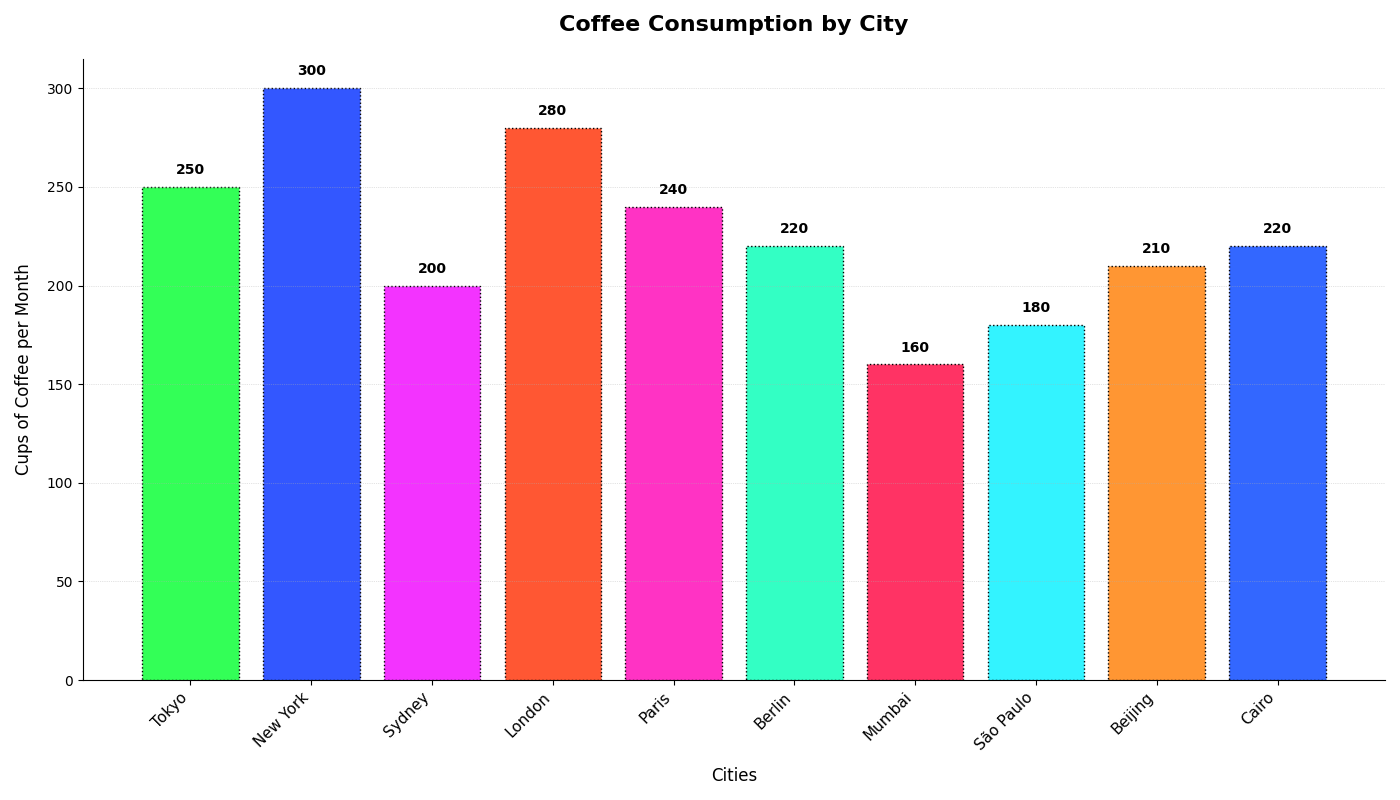

Here is the Python script that generated this plot:
import matplotlib.pyplot as plt
import numpy as np

cities = ['Tokyo', 'New York', 'Sydney', 'London', 'Paris', 'Berlin', 'Mumbai', 'São Paulo', 'Beijing', 'Cairo']
coffee_consumption = [250, 300, 200, 280, 240, 220, 160, 180, 210, 220]

fig, ax = plt.subplots(figsize=(14, 8))

colors = ['#33FF57', '#3357FF', '#F333FF', '#FF5733', '#FF33C4', '#33FFC4', '#FF3364', '#33F3FF', '#FF9633', '#3367FF']

edge_styles = ['dotted', 'dashed', 'dashdot', 'solid', 'dotted', 'dashed', 'dashdot', 'solid', 'dotted', 'dashed']

bars = ax.bar(cities, coffee_consumption, color=colors, edgecolor='black', linestyle=edge_styles[0])

for bar, consumption in zip(bars, coffee_consumption):
    yval = bar.get_height()
    ax.text(bar.get_x() + bar.get_width() / 2, yval + 5, f'{consumption}', ha='center', va='bottom', fontsize=10, fontweight='bold', color='black')

ax.set_title('Coffee Consumption by City', fontsize=16, fontweight='bold', pad=20)
ax.set_xlabel('Cities', fontsize=12, labelpad=10)
ax.set_ylabel('Cups of Coffee per Month', fontsize=12, labelpad=10)

ax.set_xticks(np.arange(len(cities)))
ax.set_xticklabels(cities, rotation=45, ha='right', fontsize=11)

ax.yaxis.grid(True, linestyle=':', linewidth=0.5, alpha=0.7)

ax.spines['top'].set_visible(False)
ax.spines['right'].set_visible(False)

plt.tight_layout()
plt.show()
